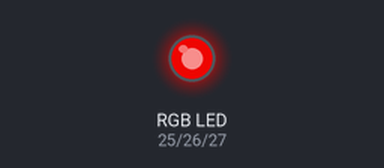
This sketch was run on a simulated ESP32. On the bench: an RGB LED mixed from three pins (HIGH = lit). Dim RGB values are drawn brighter than linear; what the sketch prints to the serial monitor is not drawn.

Above: at 0.55 s.
At 1.35 s:
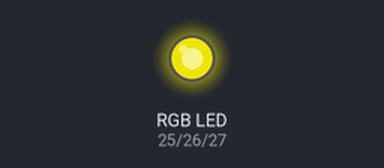
At 2.3 s:
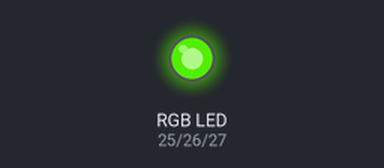
At 4.1 s:
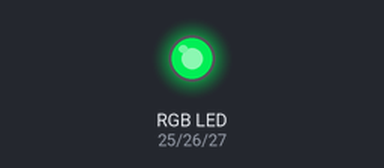
At 5.9 s:
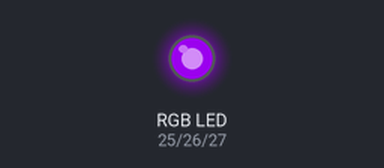
At 7.7 s:
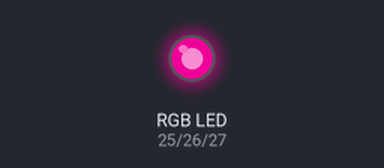
Timing chart, 0 to 9.9 s (numbered marks = the images above):
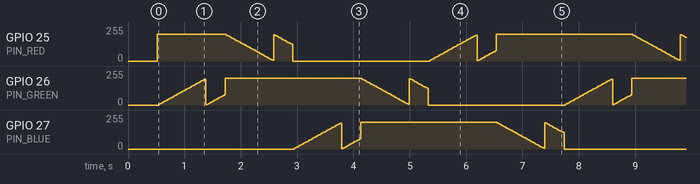

Measured:
- by itself, GPIO 25 (PIN_RED), GPIO 26 (PIN_GREEN), GPIO 27 (PIN_BLUE): moves between 0/255 and 199/255, repeating every 7.2 s

The sketch:

blink-rgb.ino
```cpp
// (licence header left out)
#include <Arduino.h>

// Default RGB GPIO pins
#if defined(CONFIG_IDF_TARGET_ESP32S3)
    #define PIN_RED   4
    #define PIN_GREEN 5
    #define PIN_BLUE  6
#else
    #define PIN_RED   25
    #define PIN_GREEN 26
    #define PIN_BLUE  27
#endif

// PWM Parameters
#define PWM_FREQ 5000
#define PWM_RES  8

// PWM Channels (for Core v2)
#define CH_RED   0
#define CH_GREEN 1
#define CH_BLUE  2

void setRGB(uint8_t r, uint8_t g, uint8_t b) {
#if defined(ESP_ARDUINO_VERSION_MAJOR) && (ESP_ARDUINO_VERSION_MAJOR >= 3)
    ledcWrite(PIN_RED, r);
    ledcWrite(PIN_GREEN, g);
    ledcWrite(PIN_BLUE, b);
#else
    ledcWrite(CH_RED, r);
    ledcWrite(CH_GREEN, g);
    ledcWrite(CH_BLUE, b);
#endif
}

// Convert HSV color space (0-359 hue) to RGB
void setHSV(uint16_t hue, uint8_t sat, uint8_t val) {
    uint8_t r, g, b;
    if (sat == 0) {
        r = g = b = val;
    } else {
        uint8_t base = ((255 - sat) * val) >> 8;
        uint8_t region = hue / 60;
        uint8_t remainder = (hue - (region * 60)) * 6;
        uint8_t p = ((val - base) * remainder) >> 8;

        switch (region) {
            case 0:  r = val; g = base + p; b = base; break;
            case 1:  r = val - p; g = val; b = base; break;
            case 2:  r = base; g = val; b = base + p; break;
            case 3:  r = base; g = val - p; b = val; break;
            case 4:  r = base + p; g = base; b = val; break;
            default: r = val; g = base; b = val - p; break;
        }
    }
    setRGB(r, g, b);
}

void setup() {
    Serial.begin(115200);
    delay(500);

    Serial.println("\n========================================================");
    Serial.println("  ⚡ ESP32 Community — Project 03: RGB LED PWM Controller");
    Serial.println("========================================================");
    Serial.printf("Pins Configured: Red: %d | Green: %d | Blue: %d\n", PIN_RED, PIN_GREEN, PIN_BLUE);
    Serial.println("Commands available via Serial: Type 'R<0-255> G<0-255> B<0-255>' or let the rainbow run!");

    // Compatible LEDC setup for both Arduino Core v2 and v3
#if defined(ESP_ARDUINO_VERSION_MAJOR) && (ESP_ARDUINO_VERSION_MAJOR >= 3)
    ledcAttach(PIN_RED, PWM_FREQ, PWM_RES);
    ledcAttach(PIN_GREEN, PWM_FREQ, PWM_RES);
    ledcAttach(PIN_BLUE, PWM_FREQ, PWM_RES);
#else
    ledcSetup(CH_RED, PWM_FREQ, PWM_RES);
    ledcAttachPin(PIN_RED, CH_RED);
    ledcSetup(CH_GREEN, PWM_FREQ, PWM_RES);
    ledcAttachPin(PIN_GREEN, CH_GREEN);
    ledcSetup(CH_BLUE, PWM_FREQ, PWM_RES);
    ledcAttachPin(PIN_BLUE, CH_BLUE);
#endif
}

void loop() {
    // Automated rainbow color cycle
    static uint16_t hue = 0;
    setHSV(hue, 255, 200);
    hue = (hue + 1) % 360;

    delay(20);
}
```
